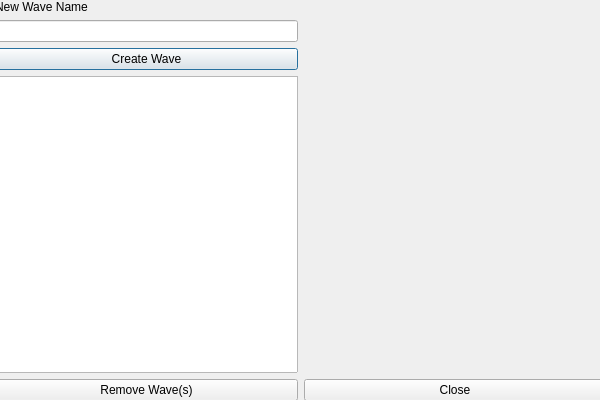
<?xml version="1.0" encoding="UTF-8"?>
<ui version="4.0">
 <class>ManageWavesDialog</class>
 <widget class="QDialog" name="ManageWavesDialog">
  <property name="geometry">
   <rect>
    <x>0</x>
    <y>0</y>
    <width>600</width>
    <height>400</height>
   </rect>
  </property>
  <property name="sizePolicy">
   <sizepolicy hsizetype="Expanding" vsizetype="Expanding">
    <horstretch>0</horstretch>
    <verstretch>0</verstretch>
   </sizepolicy>
  </property>
  <property name="minimumSize">
   <size>
    <width>600</width>
    <height>400</height>
   </size>
  </property>
  <property name="baseSize">
   <size>
    <width>600</width>
    <height>400</height>
   </size>
  </property>
  <property name="windowTitle">
   <string>Manage Waves</string>
  </property>
  <widget class="QWidget" name="horizontalLayoutWidget">
   <property name="geometry">
    <rect>
     <x>-5</x>
     <y>0</y>
     <width>611</width>
     <height>401</height>
    </rect>
   </property>
   <layout class="QHBoxLayout" name="horizontalLayout">
    <item>
     <layout class="QVBoxLayout" name="verticalLayout">
      <item>
       <widget class="QLabel" name="waveNameLabel">
        <property name="text">
         <string>New Wave Name</string>
        </property>
       </widget>
      </item>
      <item>
       <widget class="QLineEdit" name="waveNameLineEdit"/>
      </item>
      <item>
       <widget class="QPushButton" name="createWaveButton">
        <property name="text">
         <string>Create Wave</string>
        </property>
       </widget>
      </item>
      <item>
       <widget class="QListView" name="wavesListView">
        <property name="selectionMode">
         <enum>QAbstractItemView::ExtendedSelection</enum>
        </property>
       </widget>
      </item>
      <item>
       <widget class="QPushButton" name="removeWaveButton">
        <property name="text">
         <string>Remove Wave(s)</string>
        </property>
       </widget>
      </item>
     </layout>
    </item>
    <item>
     <layout class="QVBoxLayout" name="verticalLayout_3">
      <item>
       <spacer name="horizontalSpacer">
        <property name="orientation">
         <enum>Qt::Horizontal</enum>
        </property>
        <property name="sizeHint" stdset="0">
         <size>
          <width>40</width>
          <height>20</height>
         </size>
        </property>
       </spacer>
      </item>
      <item>
       <spacer name="verticalSpacer">
        <property name="orientation">
         <enum>Qt::Vertical</enum>
        </property>
        <property name="sizeHint" stdset="0">
         <size>
          <width>20</width>
          <height>40</height>
         </size>
        </property>
       </spacer>
      </item>
      <item>
       <widget class="QPushButton" name="closeButton">
        <property name="text">
         <string>Close</string>
        </property>
       </widget>
      </item>
     </layout>
    </item>
   </layout>
  </widget>
 </widget>
 <resources/>
 <connections/>
</ui>
